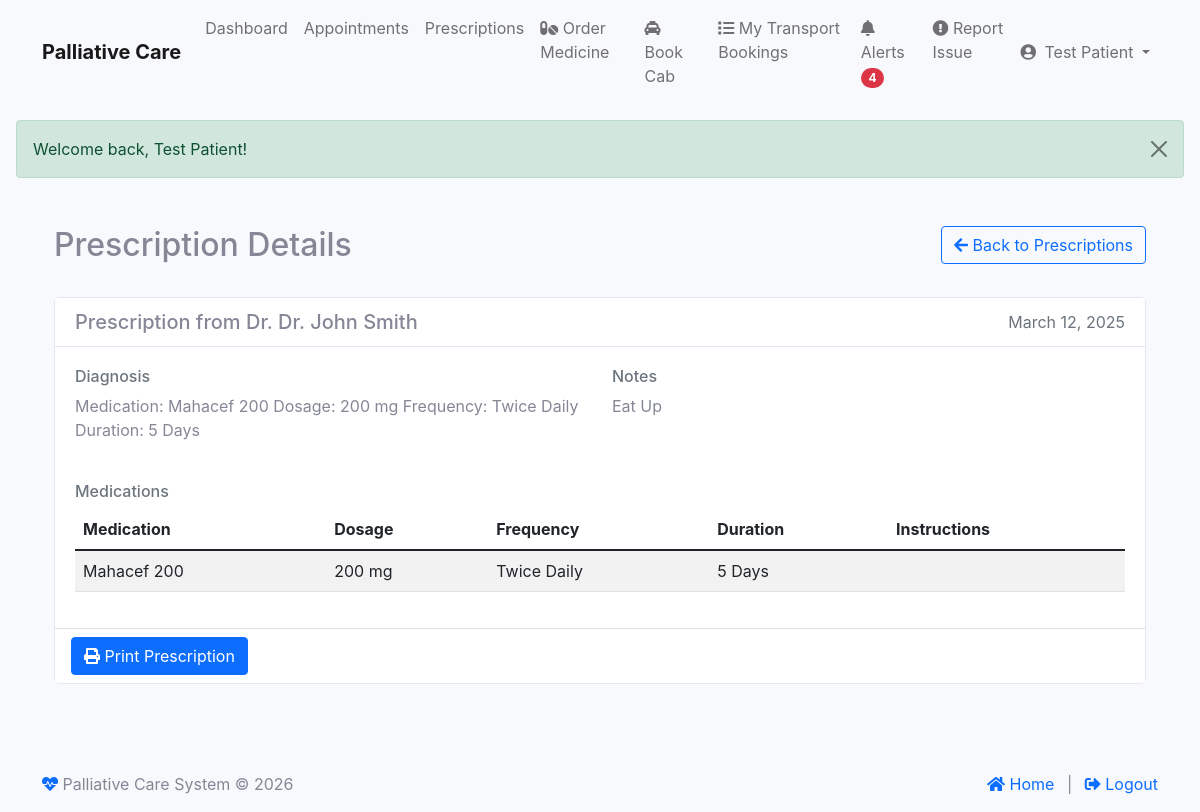
The page /index.php?module=patient&action=view_prescription&id=2 (signed in) on the database its author committed.
### tables this page shows
CREATE TABLE IF NOT EXISTS `prescriptions` (
  `id` int NOT NULL AUTO_INCREMENT,
  `patient_id` int NOT NULL,
  `doctor_id` int NOT NULL,
  `diagnosis` text,
  `notes` text,
  `created_at` timestamp NULL DEFAULT CURRENT_TIMESTAMP,
  `updated_at` timestamp NULL DEFAULT CURRENT_TIMESTAMP ON UPDATE CURRENT_TIMESTAMP,
  PRIMARY KEY (`id`),
  KEY `patient_id` (`patient_id`),
  KEY `doctor_id` (`doctor_id`)
);

CREATE TABLE IF NOT EXISTS `doctors` (
  `id` int NOT NULL AUTO_INCREMENT,
  `user_id` int NOT NULL,
  `name` varchar(255) NOT NULL,
  `email` varchar(255) NOT NULL,
  `phone` varchar(20) DEFAULT NULL,
  `specialization` varchar(255) DEFAULT NULL,
  `qualification` varchar(255) DEFAULT NULL,
  `experience_years` int DEFAULT NULL,
  `license_number` varchar(50) DEFAULT NULL,
  `availability_status` enum('available','unavailable') DEFAULT 'available',
  `consultation_fee` decimal(10,2) DEFAULT NULL,
  `created_at` timestamp NULL DEFAULT CURRENT_TIMESTAMP,
  `updated_at` timestamp NULL DEFAULT CURRENT_TIMESTAMP ON UPDATE CURRENT_TIMESTAMP,
  `profile_image` varchar(255) DEFAULT NULL,
  `hospital_id` int DEFAULT NULL,
  PRIMARY KEY (`id`),
  UNIQUE KEY `user_id` (`user_id`),
  UNIQUE KEY `email` (`email`),
  UNIQUE KEY `license_number` (`license_number`),
  KEY `hospital_id` (`hospital_id`)
);

### modules/base_controller.php (called while the page is built, shortened)
<?php
class BaseController {
    public function __construct() {
        require_once __DIR__ . '/../classes/Database.php';
        $this->db = Database::getInstance();
    }
    protected function render($view, $data = []) {
        extract($data);
        $view_file = "modules/" . strtolower(str_replace("Controller", "", get_class($this))) . "/views/{$view}.php";
        include $view_file;
    }
}

### modules/patient/controller.php (called while the page is built, shortened)
<?php
class PatientController extends BaseController {
    protected $patient;
    public function __construct() {
        try {
            $stmt = $this->db->prepare("SELECT * FROM patients WHERE user_id = ?");
            $stmt->execute([$_SESSION['user_id']]);
            $patient = $stmt->fetch(PDO::FETCH_ASSOC);
            $this->patient = $patient;
        } catch (PDOException $e) {
            error_log("Error in PatientController constructor: " . $e->getMessage());
            session_destroy();
            $_SESSION['error'] = "An error occurred. Please try again later.";
            header("Location: " . SITE_URL . "index.php?module=auth&action=login&type=patient");
            exit;
        }
    }
    public function view_prescription() {
        try {
            $id = filter_var($_GET['id'], FILTER_SANITIZE_NUMBER_INT);
        $stmt = $this->db->prepare("
                SELECT p.*, d.name as doctor_name
            FROM prescriptions p
                JOIN doctors d ON p.doctor_id = d.id
            WHERE p.id = ? AND p.patient_id = ?
        ");
            $stmt->execute([$id, $this->patient['id']]);
            $prescription = $stmt->fetch(PDO::FETCH_ASSOC);
        $stmt = $this->db->prepare("
            SELECT * FROM prescription_items
            WHERE prescription_id = ?
                ORDER BY id
            ");
            $stmt->execute([$id]);
            $medications = $stmt->fetchAll(PDO::FETCH_ASSOC);
            if (empty($medications) && !empty($prescription['diagnosis'])) {
                $medications = $this->parsePrescriptionDiagnosis($prescription['diagnosis']);
            }
            $this->render('view_prescription', [
                'patient' => $this->patient,
                'prescription' => $prescription,
                'medications' => $medications
            ]);
        } catch (PDOException $e) {
            error_log("Error in view_prescription: " . $e->getMessage());
            $_SESSION['error'] = "An error occurred while loading the prescription details.";
            $this->redirect('index.php?module=patient&action=prescriptions');
        }
    }
    private function parsePrescriptionDiagnosis($text) {
        $items = [];
        $lines = explode("\n", $text);
        $currentItem = [
            'medicine' => '',
            'dosage' => '',
            'frequency' => '',
            'duration' => '',
            'instructions' => ''
        ];
        foreach ($lines as $line) {
            $line = trim($line);
            if (strpos($line, 'Medication:') !== false) {
                $currentItem = [
                    'medicine' => trim(str_replace('Medication:', '', $line)),
                    'dosage' => '',
                    'frequency' => '',
                    'duration' => '',
                    'instructions' => ''
                ];
            } elseif (strpos($line, 'Dosage:') !== false) {
                $currentItem['dosage'] = trim(str_replace('Dosage:', '', $line));
            } elseif (strpos($line, 'Frequency:') !== false) {
                $currentItem['frequency'] = trim(str_replace('Frequency:', '', $line));
            } elseif (strpos($line, 'Duration:') !== false) {
                $currentItem['duration'] = trim(str_replace('Duration:', '', $line));
            } else {
                if (empty($currentItem['instructions'])) {
                    $currentItem['instructions'] = $line;
                } else {
                    $currentItem['instructions'] .= "\n" . $line;
                }
            }
        }
        if (!empty($currentItem['medicine'])) {
            $items[] = $currentItem;
        }
        return $items;
    }
}

### classes/Database.php (called while the page is built, shortened)
<?php
class Database {
    private static $instance = null;
    private function __construct() {
        try {
            $dsn = "mysql:host=" . DB_HOST . ";dbname=" . DB_NAME . ";charset=utf8mb4";
            $options = [
                PDO::ATTR_ERRMODE => PDO::ERRMODE_EXCEPTION,
                PDO::ATTR_DEFAULT_FETCH_MODE => PDO::FETCH_ASSOC,
                PDO::ATTR_EMULATE_PREPARES => false,
                PDO::MYSQL_ATTR_INIT_COMMAND => "SET NAMES utf8mb4 COLLATE utf8mb4_unicode_ci"
            ];
            $this->connection = new PDO($dsn, DB_USER, DB_PASS, $options);
        } catch (PDOException $e) {
            error_log("Database connection error: " . $e->getMessage());
            throw new Exception("Could not connect to the database. Please try again later.");
        }
    }
    public static function getInstance() {
        if (self::$instance === null) {
            self::$instance = new self();
        }
        return self::$instance->connection;
    }
}

### modules/patient/views/view_prescription.php (the view, shortened to what this page needs)
<?php
require_once __DIR__ . '/../../../views/includes/header.php';
?>
<div class="container py-4">
    <div class="row mb-4">
        <div class="col-md-8">
            <h2>Prescription Details</h2>
        </div>
        <div class="col-md-4 text-end">
            <a href="index.php?module=patient&action=prescriptions" class="btn btn-outline-primary">
                <i class="fas fa-arrow-left"></i> Back to Prescriptions
            </a>
        </div>
    </div>
    <div class="card">
        <div class="card-header bg-white">
            <div class="d-flex justify-content-between align-items-center">
                <h5 class="mb-0">Prescription from Dr. <?php echo htmlspecialchars($prescription['doctor_name']); ?></h5>
                <span class="text-muted"><?php echo date('F j, Y', strtotime($prescription['created_at'])); ?></span>
            </div>
        </div>
        <div class="card-body">
            <div class="row">
                <div class="col-md-6">
                    <h6 class="text-muted">Diagnosis</h6>
                    <p><?php echo htmlspecialchars($prescription['diagnosis']); ?></p>
                </div>
                <div class="col-md-6">
                    <?php if (!empty($prescription['notes'])): ?>
                        <h6 class="text-muted">Notes</h6>
                        <p><?php echo htmlspecialchars($prescription['notes']); ?></p>
                    <?php endif; ?>
                </div>
            </div>
            <?php if (!empty($medications)): ?>
                <h6 class="text-muted mt-4">Medications</h6>
                <div class="table-responsive">
                    <table class="table table-striped">
                        <thead>
                            <tr>
                                <th>Medication</th>
                                <th>Dosage</th>
                                <th>Frequency</th>
                                <th>Duration</th>
                                <th>Instructions</th>
                            </tr>
                        </thead>
                        <tbody>
                            <?php foreach ($medications as $medication): ?>
                                <tr>
                                    <td><?php echo htmlspecialchars($medication['medicine']); ?></td>
                                    <td><?php echo htmlspecialchars($medication['dosage']); ?></td>
                                    <td><?php echo htmlspecialchars($medication['frequency']); ?></td>
                                    <td><?php echo htmlspecialchars($medication['duration']); ?></td>
                                    <td><?php echo htmlspecialchars($medication['instructions'] ?? ''); ?></td>
                                </tr>
                            <?php endforeach; ?>
                        </tbody>
                    </table>
                </div>
            <?php else: ?>
                <div class="alert alert-info mt-4">
                    <i class="fas fa-info-circle"></i> No medications have been prescribed.
                </div>
            <?php endif; ?>
        </div>
        <div class="card-footer bg-white">
            <button class="btn btn-primary" onclick="window.print();">
                <i class="fas fa-print"></i> Print Prescription
            </button>
        </div>
    </div>
</div>
<?php require_once __DIR__ . '/../../../views/includes/footer.php'; ?>

### assets/css/patient.css (style rules this page uses)
body { background-color: #f8f9fc !important; }

### views/includes/header.php (style rules this page uses)
.card { transition: transform 0.2s; }

### rows shown on the page
prescriptions: doctor.name "Dr. John Smith", created_at "March 12, 2025", diagnosis "Medication: Mahacef 200 Dosage: 200 mg Frequency: Twice Daily Duration: 5 Days", notes "Eat Up"

### other values the page prints
$unread_count "4"
$_SESSION['name'] "Test Patient"
$_SESSION['success'] "Welcome back, Test Patient!"
$medication['medicine'] "Mahacef 200"
$medication['dosage'] "200 mg"
$medication['frequency'] "Twice Daily"
$medication['duration'] "5 Days"
